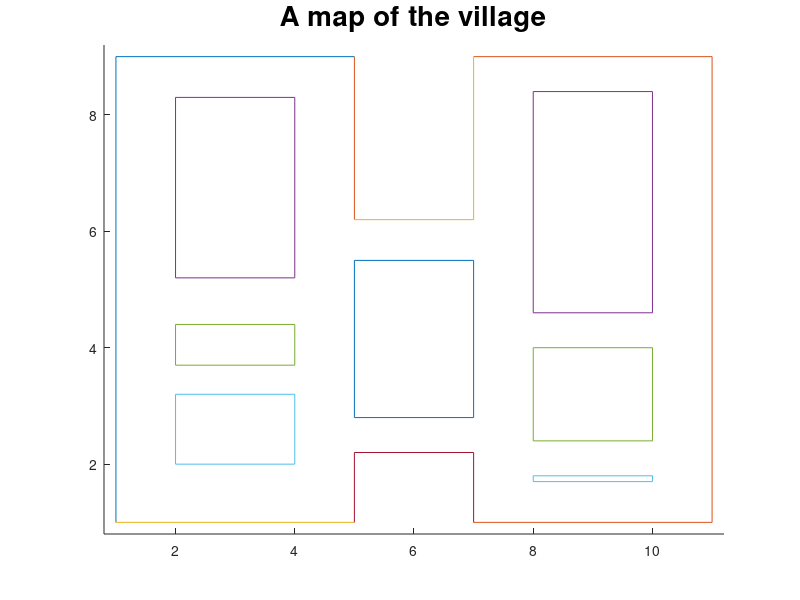

MATLAB code to generate this figure:

clear all
%This file draw a map of the village, and allows us to manually
%draw the trajectory of the vehicle.

figure(1)
clf
hold on
plot([1+i 1+9*i 5+9*i])
plot([7+9*i 11+9*i 11+i 7+i]);plot([5+i 1+i])
plot([2+5.2*i 2+8.3*i 4+8.3*i 4+5.2*i 2+5.2*i])%House 1
plot([2+3.7*i 2+4.4*i 4+4.4*i 4+3.7*i 2+3.7*i])%House 2
plot([2+2*i 2+3.2*i 4+3.2*i 4+2*i 2+2*i])%House 3
plot([5+i 5+2.2*i 7+2.2*i 7+i])%House 4
plot([5+2.8*i 5+5.5*i 7+5.5*i 7+2.8*i 5+2.8*i])%House 5

plot([5+6.2*i 5+9*i]);plot([7+9*i 7+6.2*i 5+6.2*i])%House 6
plot([8+4.6*i 8+8.4*i 10+8.4*i 10+4.6*i 8+4.6*i])%House 7
plot([8+2.4*i 8+4*i 10+4*i 10+2.4*i 8+2.4*i])%House 8
plot([8+1.7*i 8+1.8*i 10+1.8*i 10+1.7*i 8+1.7*i])%House 9

axis([0.8 11.2 0.8 9.2])
title('A map of the village','FontSize',20)

disp('Start clicking in the village to create a trajectory!')
disp('Press "Return" to finish.')

[X,Y]=ginput;
plot([X+Y*i],'-*')

Xk = [X';Y'];

save('Xk.mat','Xk');
